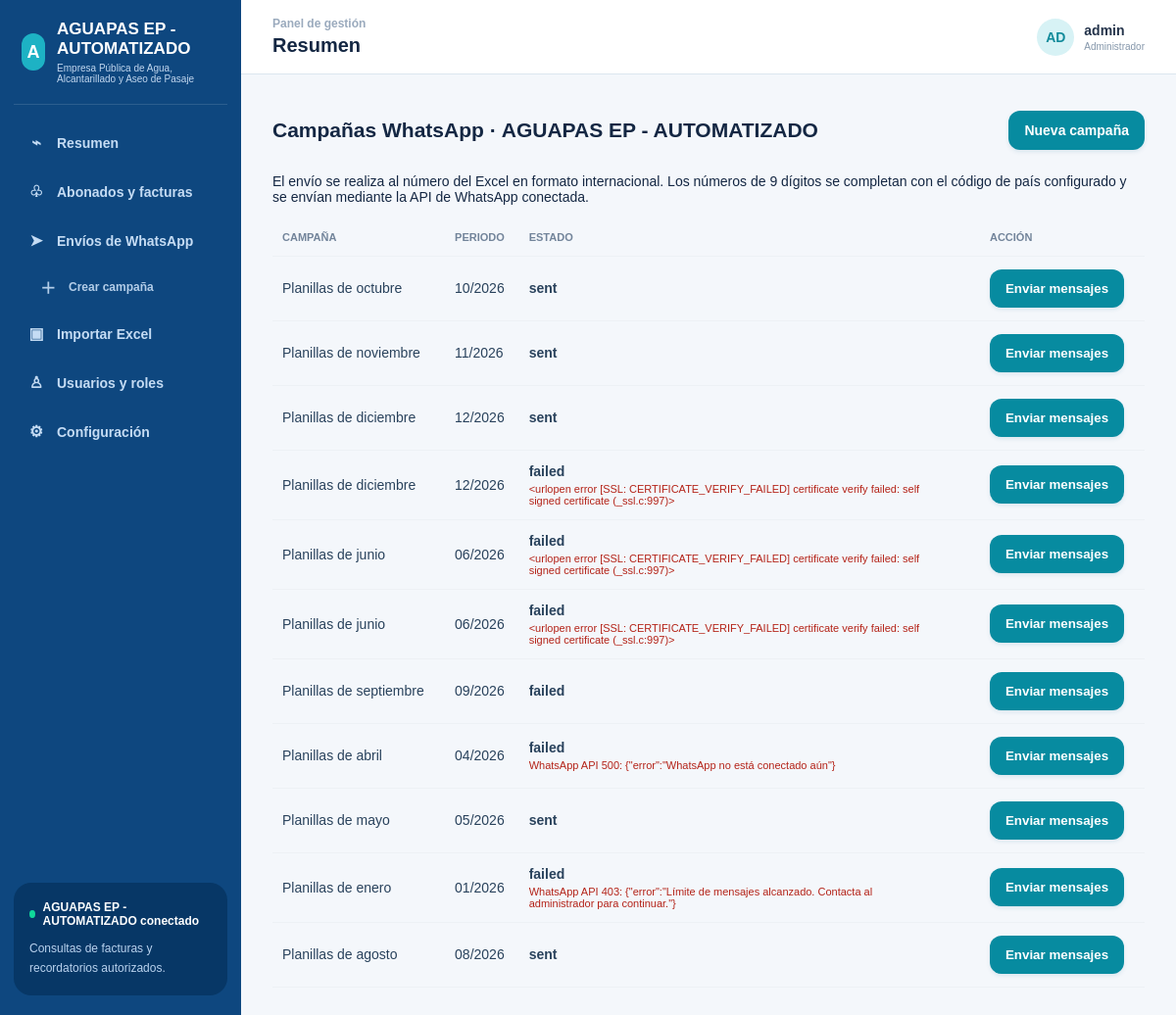
Page /campanas/ (signed in) on the committed database.
### billing/models.py (models this page shows)
class Campaign(models.Model):
    name = models.CharField(max_length=160)
    import_batch = models.ForeignKey('ImportBatch', null=True, blank=True, on_delete=models.SET_NULL, related_name='campaigns')
    period = models.DateField(null=True, blank=True)
    message_template = models.TextField()
    created_by = models.ForeignKey(settings.AUTH_USER_MODEL, on_delete=models.PROTECT)
    created_at = models.DateTimeField(auto_now_add=True)
    scheduled_for = models.DateTimeField(null=True, blank=True)
    status = models.CharField(max_length=30, default='draft')

class MessageLog(models.Model):
    campaign = models.ForeignKey(Campaign, on_delete=models.CASCADE, related_name='messages')
    subscriber = models.ForeignKey(Subscriber, on_delete=models.CASCADE)
    status = models.CharField(max_length=30, default='queued')
    sent_at = models.DateTimeField(null=True, blank=True)
    error = models.TextField(blank=True)

### billing/views.py (the view)
# urls.py: path('campanas/', CampaignListView.as_view(), name='campaigns'),
class CampaignListView(StaffRequiredMixin, LoginRequiredMixin, ListView):
    model = Campaign
    template_name = 'billing/campaign_list.html'
    context_object_name = 'campaigns'

### billing/views.py (called while the page is built)
    def test_func(self):
        return self.request.user.is_staff

### templates/billing/campaign_list.html
{% extends 'base.html' %}{% block extra_css %}<style>.error-detail{display:block;max-width:420px;color:#b42318;font-size:11px;margin-top:4px;word-break:break-word}</style>{% endblock %}{% block content %}<div style='display:flex;justify-content:space-between;align-items:center'><h1>Campañas WhatsApp · AGUAPAS EP - AUTOMATIZADO</h1><a class='btn' href='{% url "campaign_create" %}'>Nueva campaña</a></div><div class='card'><p>El envío se realiza al número del Excel en formato internacional. Los números de 9 dígitos se completan con el código de país configurado y se envían mediante la API de WhatsApp conectada.</p><table class='table'><tr><th>Campaña</th><th>Periodo</th><th>Estado</th><th>Acción</th></tr>{% for campaign in campaigns %}<tr><td>{{ campaign.name }}</td><td>{{ campaign.period|date:'m/Y' }}</td><td><strong>{{ campaign.status }}</strong>{% if campaign.status == 'failed' %}{% with last_message=campaign.messages.last %}{% if last_message.error %}<small class='error-detail'>{{ last_message.error }}</small>{% endif %}{% endwith %}{% endif %}</td><td><form method='post' action='{% url "campaign_queue" campaign.pk %}'>{% csrf_token %}<button class='btn'>Enviar mensajes</button></form></td></tr>{% empty %}<tr><td colspan='4'>Crea la primera campaña.</td></tr>{% endfor %}</table></div>{% endblock %}

### templates/base.html (shortened to what this page needs)
<!doctype html>
<html lang="es">
<head>
</head>
<body>
<div class="app-shell">
  <aside class="sidebar">
    <div class="brand"><div class="brand-mark">A</div><div><div class="brand-name">AGUAPAS EP - AUTOMATIZADO</div><div class="brand-subtitle">Empresa Pública de Agua, Alcantarillado y Aseo de Pasaje</div></div></div>
    <nav class="nav">
      <a href="{% url 'dashboard' %}" class="{% if request.path == '/' %}active{% endif %}"><span class="nav-icon">⌁</span>Resumen</a>
      <a href="{% url 'subscribers' %}"><span class="nav-icon">♧</span>Abonados y facturas</a>
      <a href="{% url 'campaigns' %}"><span class="nav-icon">➤</span>Envíos de WhatsApp</a>
      <a href="{% url 'campaign_create' %}" class="subnav-link"><span class="nav-icon">＋</span>Crear campaña</a>
      <a href="{% url 'import_excel' %}"><span class="nav-icon">▣</span>Importar Excel</a>
      <a href="{% url 'users' %}" class="{% if '/usuarios/' in request.path %}active{% endif %}"><span class="nav-icon">♙</span>Usuarios y roles</a>
      <a href="{% url 'users' %}" class="{% if '/configuracion/' in request.path %}active{% endif %}"><span class="nav-icon">⚙</span>Configuración</a>
    </nav>
    <div class="bot-status"><div class="status-line"><span class="status-dot"></span>AGUAPAS EP - AUTOMATIZADO conectado</div><p>Consultas de facturas y recordatorios autorizados.</p></div>
  </aside>
  <main class="main">
    <header class="topbar"><div><div class="eyebrow">Panel de gestión</div><h1 class="page-title">{% block header_title %}Resumen{% endblock %}</h1></div><div class="user-chip"><div class="avatar">{{ request.user.username|slice:':2'|upper }}</div><div class="user-meta"><strong>{{ request.user.get_full_name|default:request.user.username }}</strong><small>{% if request.user.is_staff %}Administrador{% else %}Usuario{% endif %}</small></div></div></header>
    <section class="content">{% block content %}{% endblock %}</section>
  </main>
</div>
</body>
</html>

### templates/base.html (style rules this page uses)
:root { --navy:#0e477f;--navy-deep:#073766;--ink:#142743;--muted:#7890aa;--line:#dce6ef;--bg:#f4f7fb;--white:#fff;--cyan:#20a3b5;--green:#25a64b;--amber:#f7b718;--red:#df334b }
* { box-sizing:border-box }
body { margin:0;background:var(--bg);color:var(--ink);font:14px Arial,Helvetica,sans-serif }
.app-shell { min-height:100vh;display:flex }
.sidebar { width:246px;flex:0 0 246px;background:var(--navy);color:#dbeaff;padding:20px 14px;display:flex;flex-direction:column }
.brand { display:flex;align-items:center;gap:12px;padding:0 8px 20px;border-bottom:1px solid #ffffff20 }
.brand-mark { width:38px;height:38px;border-radius:12px;background:#1db2c4;color:#fff;display:grid;place-items:center;font-size:18px;font-weight:700 }
.brand-name { font-size:17px;font-weight:700;color:#fff }
.brand-subtitle { font-size:10px;margin-top:4px;color:#c1d7ef }
.nav { padding-top:16px;display:grid;gap:5px }
.nav a { color:#c5dcf4;text-decoration:none;padding:13px 14px;border-radius:12px;display:flex;align-items:center;gap:12px;font-weight:600 }
.nav-icon { width:18px;text-align:center;font-size:16px }
.bot-status { margin-top:auto;background:#073766;border-radius:18px;padding:18px 16px;color:#fff }
.status-line { font-weight:700;font-size:12px;display:flex;align-items:center;gap:8px }
.status-dot { width:8px;height:8px;border-radius:50%;background:#10d99b }
.bot-status p { font-size:12px;line-height:1.6;color:#b9d2ee;margin:12px 0 0 }
.main { min-width:0;flex:1 }
.topbar { height:76px;background:#fff;border-bottom:1px solid var(--line);display:flex;align-items:center;justify-content:space-between;padding:0 32px }
.eyebrow { color:#9aaabd;font-size:12px;font-weight:600 }
.page-title { font-size:20px;margin:4px 0 0 }
.user-chip { display:flex;align-items:center;gap:10px;color:#25344b }
.avatar { width:38px;height:38px;border-radius:50%;background:#d7f2f5;color:#128b9b;display:grid;place-items:center;font-weight:700 }
.user-meta small { display:block;color:#8496aa;font-size:10px;margin-top:3px }
.content { max-width:none;width:100%;margin:0 auto;padding:28px 32px }
.subnav-link { padding-top:8px!important;padding-bottom:8px!important;margin-left:12px;font-size:12px!important;opacity:.9 }
.btn { background:#078ba0;color:#fff;border:0;border-radius:12px;padding:12px 16px;text-decoration:none;font-weight:700;display:inline-block;cursor:pointer;box-shadow:0 2px 4px #0c62851c }
.table { width:100%;border-collapse:collapse }
.table th,.table td { text-align:left;padding:13px 10px;border-bottom:1px solid #edf1f5 }
.table th { color:#72849a;font-size:11px;text-transform:uppercase }
.table td { color:#29425c }

### templates/billing/campaign_list.html (style rules this page uses)
.error-detail { display:block;max-width:420px;color:#b42318;font-size:11px;margin-top:4px;word-break:break-word }

### rows in the picture
Campaign: name "Planillas de octubre", period "10/2026", status "sent"
Campaign: name "Planillas de noviembre", period "11/2026", status "sent"
Campaign: name "Planillas de diciembre", period "12/2026", status "sent"
Campaign: name "Planillas de diciembre", period "12/2026", status "failed", messages.last.error "<urlopen error [SSL: CERTIFICATE_VERIFY_FAILED] certificate verify failed: self signed certificate (_ssl.c:997)>"
Campaign: name "Planillas de junio", period "06/2026", status "failed", messages.last.error "<urlopen error [SSL: CERTIFICATE_VERIFY_FAILED] certificate verify failed: self signed certificate (_ssl.c:997)>"
Campaign: name "Planillas de junio", period "06/2026", status "failed", messages.last.error "<urlopen error [SSL: CERTIFICATE_VERIFY_FAILED] certificate verify failed: self signed certificate (_ssl.c:997)>"
Campaign: name "Planillas de septiembre", period "09/2026", status "failed"
Campaign: name "Planillas de abril", period "04/2026", status "failed", messages.last.error "WhatsApp API 500: {\"error\":\"WhatsApp no está conectado aún\"}"
Campaign: name "Planillas de mayo", period "05/2026", status "sent"
Campaign: name "Planillas de enero", period "01/2026", status "failed", messages.last.error "WhatsApp API 403: {\"error\":\"Límite de mensajes alcanzado. Contacta al administrador para continuar.\"}"
Campaign: name "Planillas de agosto", period "08/2026", status "sent"

### other values in the picture
{{ request.user.username|slice:':2'|upper }} "AD"
{{ request.user.get_full_name|default:request.user.username }} "admin"
